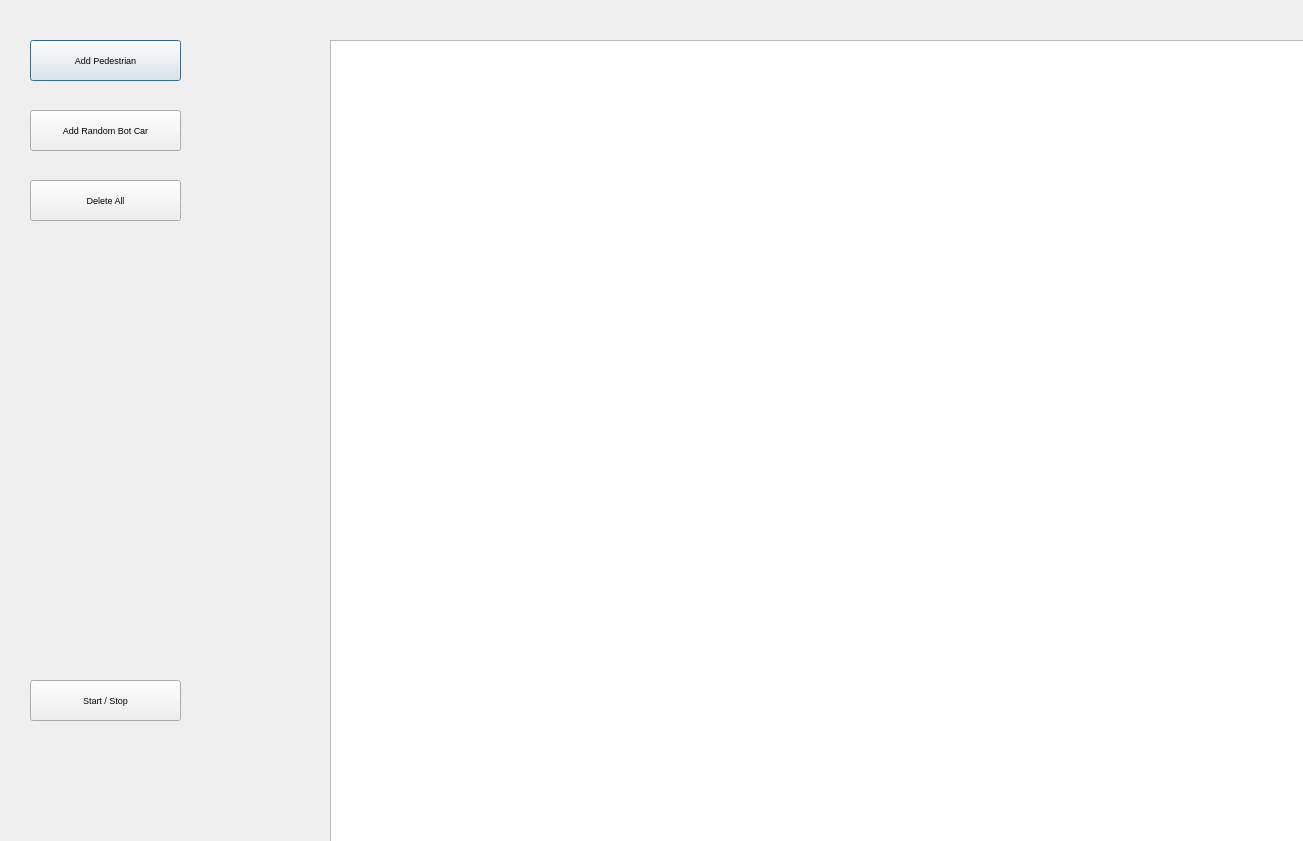
<?xml version="1.0" encoding="UTF-8"?>
<ui version="4.0">
 <class>Dialog</class>
 <widget class="QDialog" name="Dialog">
  <property name="geometry">
   <rect>
    <x>0</x>
    <y>0</y>
    <width>1303</width>
    <height>841</height>
   </rect>
  </property>
  <property name="font">
   <font>
    <pointsize>7</pointsize>
   </font>
  </property>
  <property name="windowTitle">
   <string>Dialog</string>
  </property>
  <widget class="QGraphicsView" name="graphicsView">
   <property name="geometry">
    <rect>
     <x>330</x>
     <y>40</y>
     <width>1500</width>
     <height>900</height>
    </rect>
   </property>
   <property name="sizePolicy">
    <sizepolicy hsizetype="Fixed" vsizetype="Fixed">
     <horstretch>0</horstretch>
     <verstretch>0</verstretch>
    </sizepolicy>
   </property>
   <property name="verticalScrollBarPolicy">
    <enum>Qt::ScrollBarAlwaysOff</enum>
   </property>
   <property name="horizontalScrollBarPolicy">
    <enum>Qt::ScrollBarAlwaysOff</enum>
   </property>
  </widget>
  <widget class="QPushButton" name="pushButton_AddPedestrian">
   <property name="geometry">
    <rect>
     <x>30</x>
     <y>40</y>
     <width>151</width>
     <height>41</height>
    </rect>
   </property>
   <property name="text">
    <string>Add Pedestrian</string>
   </property>
  </widget>
  <widget class="QPushButton" name="pushButton_StartStopTimer">
   <property name="geometry">
    <rect>
     <x>30</x>
     <y>680</y>
     <width>151</width>
     <height>41</height>
    </rect>
   </property>
   <property name="text">
    <string>Start / Stop</string>
   </property>
  </widget>
  <widget class="QPushButton" name="pushButton_AddRandomBotCar">
   <property name="geometry">
    <rect>
     <x>30</x>
     <y>110</y>
     <width>151</width>
     <height>41</height>
    </rect>
   </property>
   <property name="text">
    <string>Add Random Bot Car</string>
   </property>
  </widget>
  <widget class="QPushButton" name="pushButton_KillSwitch">
   <property name="geometry">
    <rect>
     <x>30</x>
     <y>180</y>
     <width>151</width>
     <height>41</height>
    </rect>
   </property>
   <property name="text">
    <string>Delete All</string>
   </property>
  </widget>
 </widget>
 <layoutdefault spacing="6" margin="11"/>
 <resources/>
 <connections/>
</ui>
